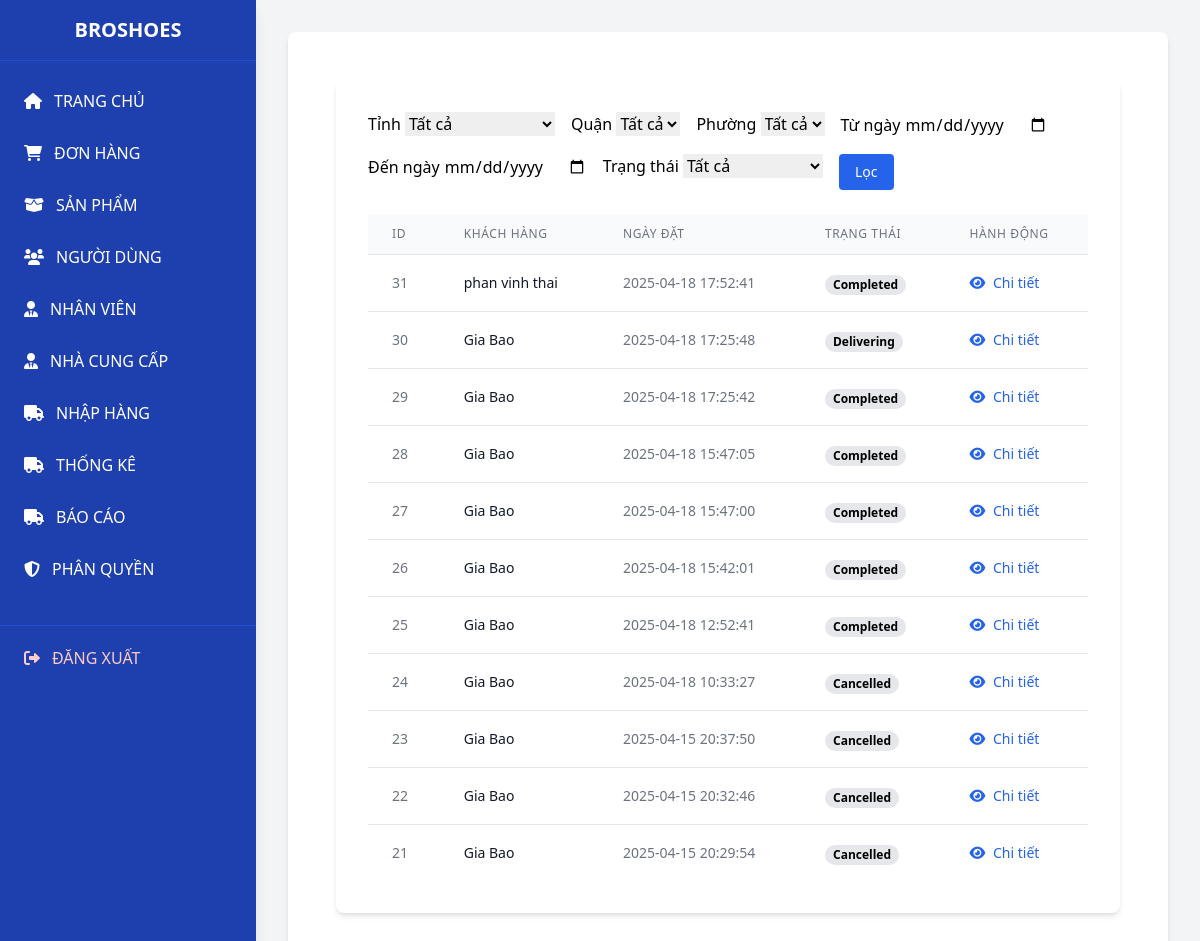
Before: /admin/admin.php?page=orders&action=list (signed in) with the older database file.
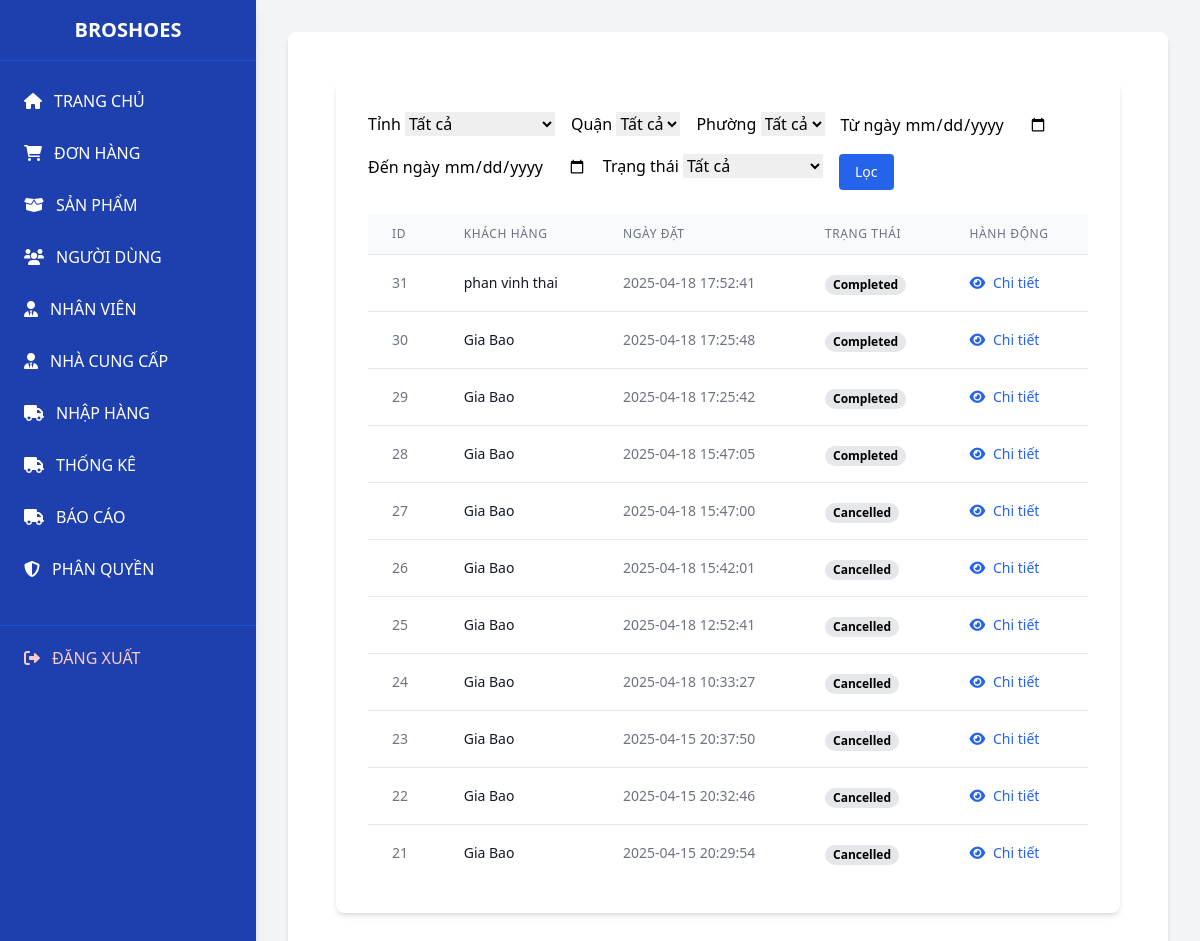
After: the same page with the newer database file.
### tables this page shows
CREATE TABLE `orders` (
  `OrderID` int(11) NOT NULL,
  `UserID` int(11) NOT NULL,
  `OrderDate` datetime DEFAULT current_timestamp(),
  `ShippingAddress` text DEFAULT NULL,
  `ProvinceID` int(11) NOT NULL,
  `DistrictID` int(11) NOT NULL,
  `WardID` int(11) NOT NULL,
  `Status` varchar(20) NOT NULL DEFAULT 'Pending',
  `SaleID` int(11) DEFAULT NULL,
  `WarehouseID` int(11) DEFAULT NULL,
  `ExportDate` datetime DEFAULT NULL
);

CREATE TABLE `user` (
  `UserID` int(11) NOT NULL,
  `Username` varchar(50) NOT NULL,
  `Fullname` varchar(100) NOT NULL,
  `PhoneNumber` varchar(20) DEFAULT NULL,
  `Email` varchar(100) DEFAULT NULL,
  `Address` text DEFAULT NULL,
  `ProvinceID` int(11) NOT NULL,
  `DistrictID` int(11) NOT NULL,
  `WardID` int(11) NOT NULL,
  `PasswordHash` varchar(255) NOT NULL,
  `CreatedAt` datetime DEFAULT current_timestamp(),
  `isActivate` int(11) NOT NULL
);

### admin/views/orders/list.php (the view, shortened to what this page needs)
<?php
require_once 'db_connection.php';
$params = [];
$sql = "SELECT o.*, u.Fullname AS UserFullname FROM orders o
        LEFT JOIN user u ON o.UserID = u.UserID";
$sql .= " ORDER BY OrderDate DESC";
try {
    $stmt = $pdo->prepare($sql);
    $stmt->execute($params);
    $orders = $stmt->fetchAll(PDO::FETCH_ASSOC);
} catch (PDOException $e) {
    echo "<p style='color:red;'>Lỗi SQL: " . $e->getMessage() . "</p>";
    $orders = [];
}
?>
<div class="max-w-7xl mx-auto p-6">
    <div class="bg-white rounded-lg shadow-md p-8">
        <form method="GET" class="mb-6 flex flex-wrap gap-4" action="?page=orders&action=list">
            <div>
                <label for="province">Tỉnh</label>
                <select name="province" id="province" onchange="this.form.submit()">
                    <option value="">Tất cả</option>
                </select>
            </div>
            <div>
                <label for="district">Quận</label>
                <select name="district" id="district" onchange="this.form.submit()">
                    <option value="">Tất cả</option>
                </select>
            </div>
            <div>
                <label for="ward">Phường</label>
                <select name="ward" id="ward">
                    <option value="">Tất cả</option>
                </select>
            </div>
            <div>
                <label for="date_from">Từ ngày</label>
                <input type="date" name="date_from" value="<?= $_GET['date_from'] ?? '' ?>">
            </div>
            <div>
                <label for="date_to">Đến ngày</label>
                <input type="date" name="date_to" value="<?= $_GET['date_to'] ?? '' ?>">
            </div>
            <div>
                <label for="status">Trạng thái</label>
                <select name="status" id="status">
                    <option value="">Tất cả</option>
                </select>
            </div>
            <div class="flex items-end">
                <button type="submit" class="px-4 py-2 text-sm text-white bg-blue-600 rounded hover:bg-blue-700">
                    Lọc
                </button>
            </div>
        </form>
        <div class="overflow-x-auto">
            <?php if (!empty($orders)): ?>
                <table class="min-w-full divide-y divide-gray-200">
                    <thead class="bg-gray-50">
                        <tr>
                            <th class="px-6 py-3 text-left text-xs font-medium text-gray-500 uppercase tracking-wider">ID</th>
                            <th class="px-6 py-3 text-left text-xs font-medium text-gray-500 uppercase tracking-wider">Khách hàng</th>
                            <th class="px-6 py-3 text-left text-xs font-medium text-gray-500 uppercase tracking-wider">Ngày đặt</th>
                            <th class="px-6 py-3 text-left text-xs font-medium text-gray-500 uppercase tracking-wider">Trạng thái</th>
                            <th class="px-6 py-3 text-left text-xs font-medium text-gray-500 uppercase tracking-wider">Hành động</th>
                        </tr>
                    </thead>
                    <tbody class="bg-white divide-y divide-gray-200">
                        <?php foreach ($orders as $order): ?>
                            <tr class="hover:bg-gray-50">
                                <td class="px-6 py-4 whitespace-nowrap text-sm text-gray-500">
                                    <?= $order['OrderID'] ?>
                                </td>
                                <td class="px-6 py-4 whitespace-nowrap text-sm text-gray-900">
                                    <?= htmlspecialchars($order['UserFullname']) ?>
                                </td>
                                <td class="px-6 py-4 whitespace-nowrap text-sm text-gray-500">
                                    <?= $order['OrderDate'] ?>
                                </td>
                                <td class="px-6 py-4 whitespace-nowrap">
                                    <span class="px-2 inline-flex text-xs leading-5 font-semibold rounded-full bg-gray-200">
                                        <?= $order['Status'] ?>
                                    </span>
                                </td>
                                <td class="px-6 py-4 whitespace-nowrap text-sm font-medium">
                                    <a href="admin.php?page=orders&action=detail&id=<?= $order['OrderID'] ?>"
                                        class="text-blue-600 hover:text-blue-900">
                                        <i class="fas fa-eye mr-1"></i> Chi tiết
                                    </a>
                                </td>
                            </tr>
                        <?php endforeach; ?>
                    </tbody>
                </table>
            <?php else: ?>
                <p class="mt-4 text-gray-500 text-sm">Không có đơn hàng nào phù hợp.</p>
            <?php endif; ?>
        </div>
    </div>
</div>

Changed rows visible on the page:
changed orders id 30: Status "Delivering" → "Completed"
changed orders id 27: Status "Completed" → "Cancelled"
changed orders id 26: Status "Completed" → "Cancelled"
changed orders id 25: Status "Completed" → "Cancelled"
